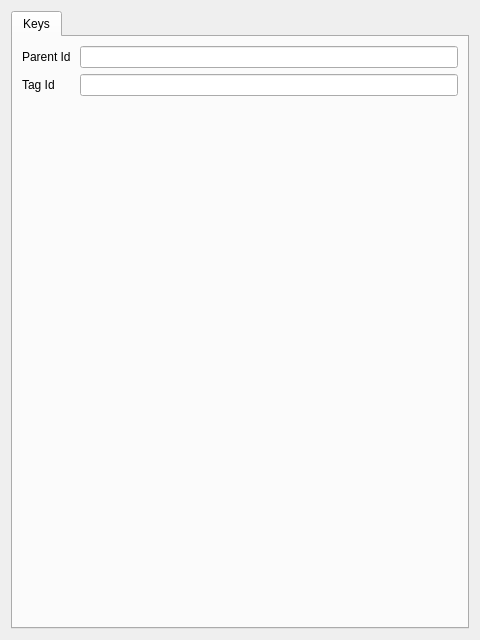
<?xml version="1.0" encoding="UTF-8"?>
<ui version="4.0">
 <class>QtParentTagAssociationEditor</class>
 <widget class="QWidget" name="QtParentTagAssociationEditor">
  <property name="geometry">
   <rect>
    <x>0</x>
    <y>0</y>
    <width>480</width>
    <height>640</height>
   </rect>
  </property>
  <property name="windowTitle">
   <string>Parent tag association Editor</string>
  </property>
  <layout class="QVBoxLayout" name="verticalLayout">
   <item>
    <widget class="QTabWidget" name="main_tab">
     <property name="currentIndex">
      <number>0</number>
     </property>
     
     <widget class="QWidget" name="tab_keys">
      <attribute name="title">
       <string>Keys</string>
      </attribute>
      <layout class="QFormLayout" name="formLayout">
       <item row="0" column="0">
        <widget class="QLabel" name="lbl_parent_id">
         <property name="text">
          <string>Parent Id </string>
         </property>
        </widget>
       </item>
       <item row="0" column="1">
        <widget class="QLineEdit" name="c_parent_id">
         <property name="readOnly">
          <bool>true</bool>
         </property>
        
        </widget>
       </item>
     
     
       <item row="1" column="0">
        <widget class="QLabel" name="lbl_tag_id">
         <property name="text">
          <string>Tag Id </string>
         </property>
        </widget>
       </item>
       <item row="1" column="1">
        <widget class="QLineEdit" name="c_tag_id">
         <property name="readOnly">
          <bool>true</bool>
         </property>
        
        </widget>
       </item>
     
     
      </layout>
     </widget>
     
    </widget>
   </item>
  </layout>
 </widget>
 <customwidgets>
  <customwidget>
    <class>DrfIntEditor</class>
    <extends>QLineEdit</extends>
    <header>exdrf_qt.field_ed.api</header>
  </customwidget>
 </customwidgets>
 <resources/>
 <connections/>
</ui>
